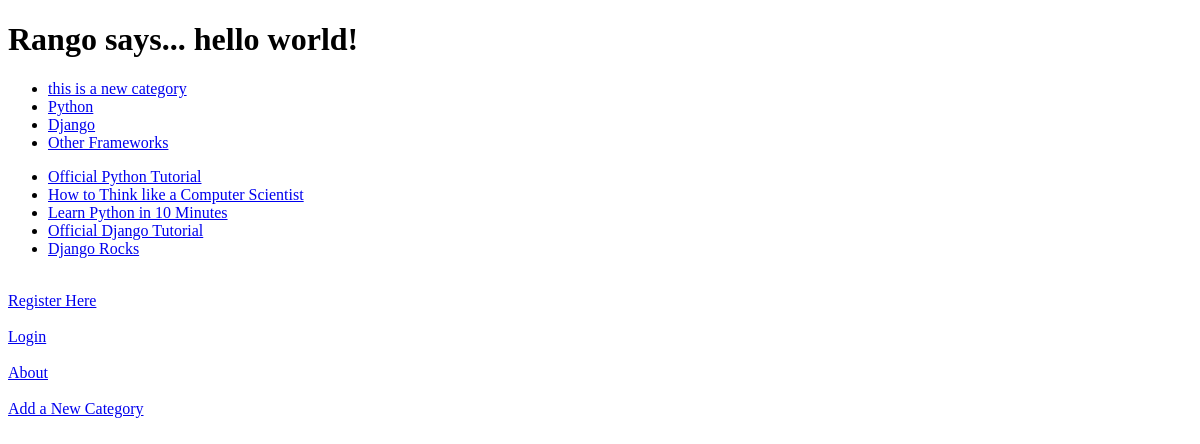
/rango/, run on an earlier commit of the app's database.
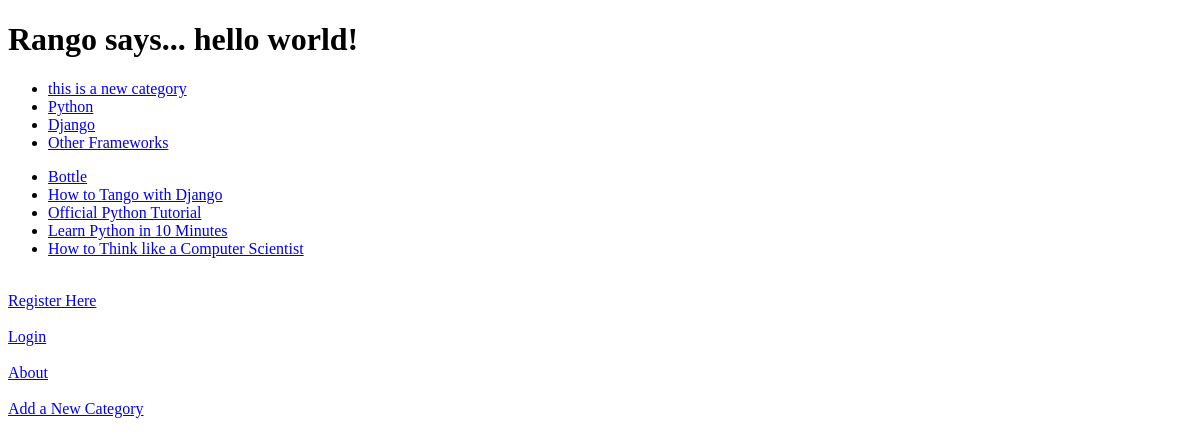
And on a later commit of the database.
### rango/models.py (models this page shows, shortened)
class Category(models.Model):
        name = models.CharField(max_length=128, unique=True)
        views = models.IntegerField(default=0)
        likes = models.IntegerField(default=0)
        slug = models.SlugField()

class Page(models.Model):
    category = models.ForeignKey(Category)
    title = models.CharField(max_length=128)
    url = models.URLField()
    views = models.IntegerField(default=0)

### rango/views.py (the view)
def index(request):
    category_list = Category.objects.order_by('-likes')[:5]
    page_list = Page.objects.order_by('-views')[:5]
    context_dict = {'categories': category_list, 'pages': page_list}
    return render(request, 'rango/index.html', context_dict)

### templates/rango/index.html (shortened to what this page needs)
<!DOCTYPE html>
<html>
    <head>
    </head>
    <body>
        {% if user.is_authenticated %}
	<h1>Rango says... hello {{ user.username }}!</h1>
	{% else %}
	<h1>Rango says... hello world!</h1>
	{% endif %}
        {% if categories %}
            <ul>
                {% for category in categories %}
                <li><a href="/rango/category/{{ category.slug }}">{{ category.name }}</a></li>
                {% endfor %}
            </ul>
       {% else %}
            <strong>There are no categories present.</strong>
       {% endif %}
        {% if pages %}
            <ul>
                {% for page in pages %}
                <li><a href="{{ page.url }}">{{ page.title }}</a></li>
                {% endfor %}
            </ul>
        {% else %}
            <strong>There are no pages present.</strong>
        {% endif %}
	<br />
	{% if user.is_authenticated %}
	<a href="/rango/restricted/">Restricted Page</a><br />
	<br />
	<a href="/rango/logout/">Logout</a><br />
	{% else %}
	<a href="/rango/register/">Register Here</a><br />
	<br />
	<a href="/rango/login/">Login</a><br />
	{% endif %}
	<br />
	<a href="/rango/about/">About</a><br/>
	<br />
	<a href="/rango/add_category/">Add a New Category</a><br />
<br />

What changed in the data, as far as the page shows it:
no longer on this page (row edited): Page: title "Official Django Tutorial"
no longer on this page (row edited): Page: title "Django Rocks"
now on this page (row edited): Page: title "Bottle"
now on this page (row edited): Page: title "How to Tango with Django"
changed Page "Learn Python in 10 Minutes": moves up the list
